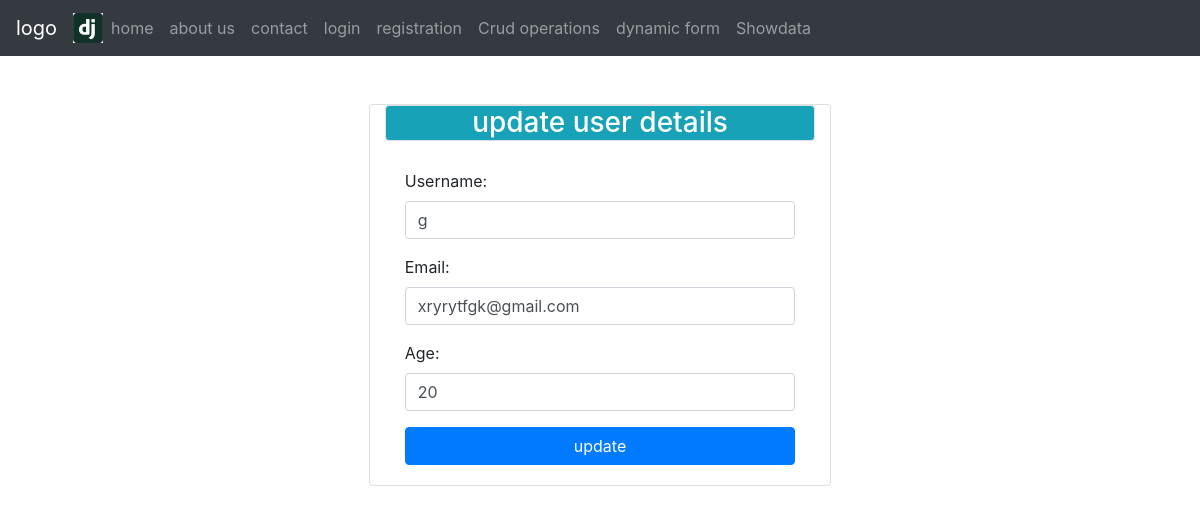
Page /ed/2/ on the committed database.
### Emp/models.py (models this page shows)
class UsrRg(models.Model):
	username=models.CharField(max_length=120)
	password=models.CharField(max_length=120)
	email=models.CharField(max_length=120)
	age=models.IntegerField(default=10)

### Emp/views.py (the view)
# urls.py: path('ed/<int:si>/',views.userupdate,name="ue"),
def userupdate(up,si):
	t=UsrRg.objects.get(id=si)
	if up.method=="POST":
		d=Userupdate(up.POST,instance=t)
		if d.is_valid():
			d.save()
			return redirect('/shw')
	d=Userupdate(instance=t)
	return render(up,'html/updateuser.html',{'us':d})

### Emp/forms.py
class Userupdate(forms.ModelForm):
	class Meta:
		model=UsrRg
		fields=['username','email','age']
		widgets={"username":forms.TextInput(attrs = {"class":"form-control","placeholder":"update username","required":True,}),
	             "email":forms.EmailInput(attrs = {"class":"form-control","placeholder":"update your email","required":True,}),
				 "age":forms.NumberInput(attrs = {"class":"form-control","placeholder":"update your age","required":True,}),}

### Emp/templates/html/updateuser.html (shortened to what this page needs)
{% extends 'html/header.html' %}
 {% block content %}
  <div class="container">
  	<div class="card col-md-5 mt-5 mx-auto">
  		<h3 class="bg-info text-white text-center border rounded mp-3">update user details</h3>
  		<div class="card-body">
  			<form method="POST">
  				{{us.as_p}}
  				<input type="submit" value="update" class="btn btn-primary btn-block">
  			</form>
  		</div>
  	</div>
  </div>
 {% endblock %}

### rows in the picture
UsrRg: username "g", email "xryrytfgk@gmail.com", age "20"
